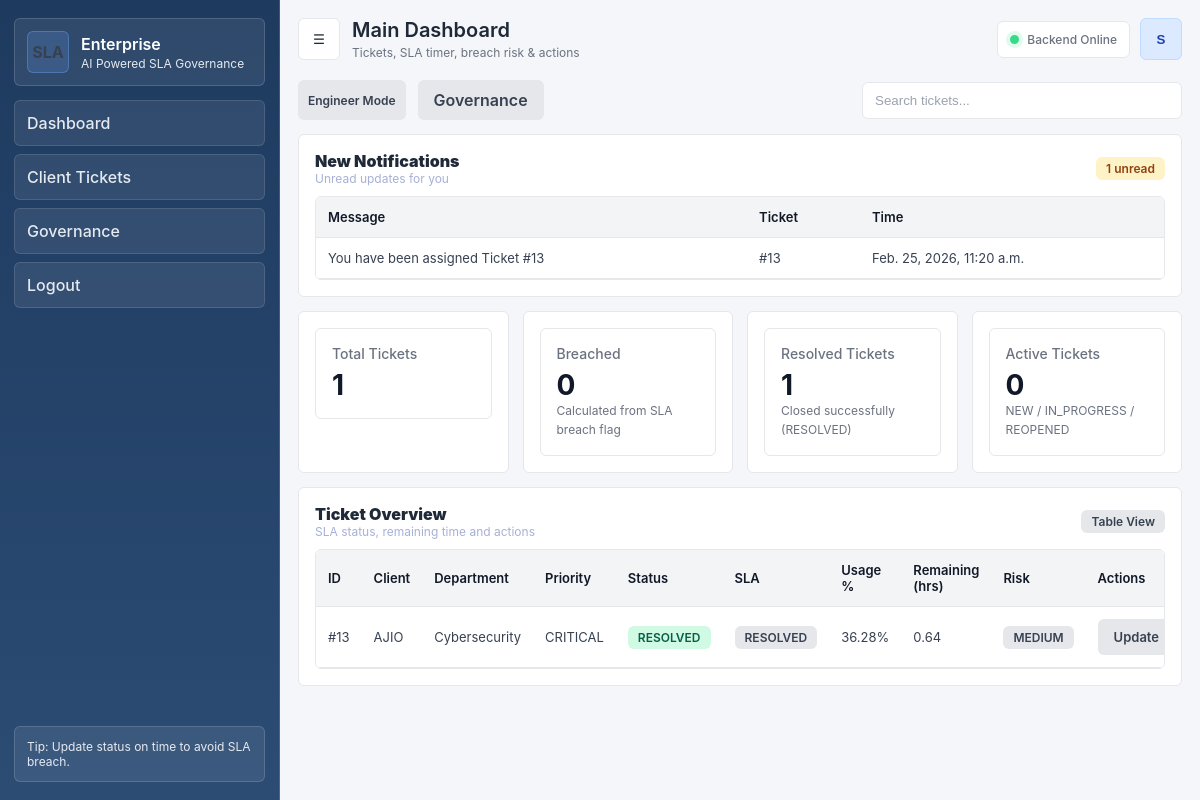
Page / (signed in) on the committed database.
### core/models.py (models this page shows, shortened)
class Notification(models.Model):
    user = models.ForeignKey(User, on_delete=models.CASCADE)
    ticket = models.ForeignKey(Ticket, on_delete=models.CASCADE, null=True, blank=True)
    message = models.TextField()
    is_read = models.BooleanField(default=False)
    created_at = models.DateTimeField(auto_now_add=True)

class Ticket(models.Model):
    STATUS_CHOICES = [
        ('NEW', 'New'),
        ('IN_PROGRESS', 'In Progress'),
        ('RESOLVED', 'Resolved'),
        ('REOPENED', 'Reopened'),
        ('BREACHED', 'Breached'),
    ]
    PRIORITY_CHOICES = [
        ('CRITICAL', 'Critical'),
        ('HIGH', 'High'),
        ('MEDIUM', 'Medium'),
        ('LOW', 'Low'),
    ]
    CATEGORY_CHOICES = [
        ('NETWORK', 'Network Operations'),
        ('CLOUD', 'Cloud Infrastructure'),
        ('SERVER', 'Server Administration'),
        ('DATABASE', 'Database Administration'),
        ('DEVOPS', 'DevOps'),
        ('CYBER', 'Cybersecurity'),
        ('RISK', 'Risk & Compliance'),
        ('APP', 'Application Support'),
        ('AI', 'AI/ML Operations'),
        ('DATA', 'Data Engineering'),
        ('SRE', 'SRE'),
        ('INCIDENT', 'Incident Response'),
    ]
    is_deleted = models.BooleanField(default=False)
    deleted_at = models.DateTimeField(null=True, blank=True)
    client = models.ForeignKey(Client, on_delete=models.CASCADE)
    assigned_to = models.ForeignKey(User, on_delete=models.SET_NULL, null=True, blank=True)
    department = models.ForeignKey(Department, null=True, blank=True, on_delete=models.SET_NULL)
    priority = models.CharField(max_length=20, choices=PRIORITY_CHOICES)
    category = models.CharField(max_length=50, choices=CATEGORY_CHOICES)
    description = models.TextField()
    status = models.CharField(max_length=20, choices=STATUS_CHOICES, default='NEW')
    created_at = models.DateTimeField(auto_now_add=True)
    resolved_at = models.DateTimeField(null=True, blank=True)
    current_escalation_level = models.IntegerField(default=0)
    escalation_count = models.IntegerField(default=0)
    breached = models.BooleanField(default=False)
    breach_time = models.DateTimeField(null=True, blank=True)
    risk_score = models.FloatField(null=True, blank=True)
    risk_level = models.CharField(max_length=20, null=True, blank=True)
    sla_deadline = models.DateTimeField(null=True, blank=True)
    sla_paused = models.BooleanField(default=False)
    pause_started_at = models.DateTimeField(null=True, blank=True)
    total_pause_duration = models.FloatField(default=0)
    objects = ActiveTicketManager()
    all_objects = models.Manager()
    def save(self, *args, **kwargs):
        if self.status == "RESOLVED" and not self.resolved_at:
            self.resolved_at = timezone.now()
        super().save(*args, **kwargs)

class Client(models.Model):
    user = models.OneToOneField(User, on_delete=models.CASCADE, null=True, blank=True)
    name = models.CharField(max_length=100)
    email = models.EmailField(unique=True)

class Department(models.Model):
    name = models.CharField(max_length=100, unique=True)

### core/views.py (the view)
# urls.py: path('', dashboard, name='dashboard'),
@login_required
def dashboard(request):
    user = request.user
    if is_engineer(user):
        base_qs = Ticket.objects.filter(assigned_to=user)
    elif is_client(user):
        base_qs = Ticket.objects.filter(client=user.client)
    else:
        base_qs = Ticket.objects.all()
    total_tickets = base_qs.count()
    breached_count = base_qs.filter(breached=True).count()
    resolved_count = base_qs.filter(status="RESOLVED").count()
    active_count = base_qs.filter(status__in=["NEW", "IN_PROGRESS", "REOPENED"]).count()
    dashboard_data = []
    for ticket in base_qs:
        metrics = calculate_time_metrics(ticket)
        sla_status = calculate_sla_status(ticket)
        dashboard_data.append({
            "ticket": ticket,
            "sla_status": sla_status,
            "remaining_hours": metrics["remaining_hours"] if metrics else None,
            "usage_percent": metrics["usage_percent"] if metrics else None,
        })
    notifications = Notification.objects.filter(
        user=user,
        is_read=False
    ).order_by("-created_at")
    return render(request, "dashboard.html", {
        "tickets": dashboard_data,
        "notifications": notifications,
        "is_engineer": is_engineer(user),
        "is_client": is_client(user),
        "total_tickets": total_tickets,
        "breached_count": breached_count,
        "resolved_count": resolved_count,
        "active_count": active_count,
    })

### core/models.py (called while the page is built)
    def get_queryset(self):
        return super().get_queryset().filter(is_deleted=False)

### core/risk_engine.py (called while the page is built)
def calculate_risk(ticket, usage_percent):
    priority_weight = PRIORITY_WEIGHTS.get(ticket.priority, 1)
    risk_score = (
        (usage_percent * 0.6)
        + (priority_weight * 10)
        + (ticket.escalation_count * 5)
    )
    risk_score = min(risk_score, 100)
    if risk_score <= 40:
        risk_level = "LOW"
    elif risk_score <= 70:
        risk_level = "MEDIUM"
    else:
        risk_level = "HIGH"
    ticket.risk_score = round(risk_score, 2)
    ticket.risk_level = risk_level
    ticket.save()
    return risk_score, risk_level

### core/views.py (called while the page is built)
def is_engineer(user):
    return user.groups.filter(name='ENGINEERS').exists()

def is_client(user):
    return hasattr(user, 'client')

### core/templates/dashboard.html (shortened to what this page needs)
{% extends "base.html" %}
{% block page_title %}Main Dashboard{% endblock %}
{% block page_subtitle %}Tickets, SLA timer, breach risk & actions{% endblock %}
{% block content %}
<div class="home-page">
<div class="flex-between">
  <div class="flex">
    {% if is_engineer %}
      <span class="badge neutral">Engineer Mode</span>
    {% endif %}
    <a class="btn secondary" href="{% url 'governance_dashboard' %}"> Governance</a>
  </div>
  <input class="input" style="max-width:320px;" placeholder="Search tickets..." data-table-search="#dashTable">
</div>
<div style="height:14px;"></div>
{% if notifications and is_engineer %}
  <div class="card">
    <div class="flex-between">
      <div>
        <div style="font-weight:900;"> New Notifications</div>
        <div style="color:var(--muted); font-size:12px;">Unread updates for you</div>
      </div>
      <span class="badge warn">{{ notifications|length }} unread</span>
    </div>
    <div style="height:10px;"></div>
    <div class="table-wrap">
      <table class="table">
        <thead>
          <tr>
            <th>Message</th>
            <th>Ticket</th>
            <th>Time</th>
          </tr>
        </thead>
        <tbody>
          {% for n in notifications %}
          <tr>
            <td>{{ n.message }}</td>
            <td>{% if n.ticket %}#{{ n.ticket.id }}{% else %}-{% endif %}</td>
            <td>{{ n.created_at }}</td>
          </tr>
          {% endfor %}
        </tbody>
      </table>
    </div>
  </div>
  <div style="height:14px;"></div>
{% endif %}
<div class="grid">
  <div class="card col-3">
    <div class="kpi">
      <div class="label">Total Tickets</div>
      <div class="value">{{ total_tickets }}</div>
    </div>
  </div>
  <div class="card col-3">
    <div class="kpi">
      <div class="label">Breached</div>
      <div class="value">{{ breached_count }}</div>
      <div class="small">Calculated from SLA breach flag</div>
    </div>
  </div>
  <div class="card col-3">
    <div class="kpi">
      <div class="label">Resolved Tickets</div>
      <div class="value">{{ resolved_count }}</div>
      <div class="small">Closed successfully (RESOLVED)</div>
    </div>
  </div>
  <div class="card col-3">
    <div class="kpi">
      <div class="label">Active Tickets</div>
      <div class="value">{{ active_count }}</div>
      <div class="small">NEW / IN_PROGRESS / REOPENED</div>
    </div>
  </div>
</div>
<div style="height:14px;"></div>
<div class="card">
  <div class="flex-between">
    <div>
      <div style="font-weight:900;"> Ticket Overview</div>
      <div style="color:var(--muted); font-size:12px;">SLA status, remaining time and actions</div>
    </div>
    <span class="badge neutral">Table View</span>
  </div>
  <div style="height:10px;"></div>
  <div class="table-wrap">
    <table class="table" id="dashTable">
      <thead>
        <tr>
          <th>ID</th>
          <th>Client</th>
          <th>Department</th>
          <th>Priority</th>
          <th>Status</th>
          <th>SLA</th>
          <th>Usage %</th>
          <th>Remaining (hrs)</th>
          <th>Risk</th>
          <th>Actions</th>
        </tr>
      </thead>
      <tbody>
        {% for row in tickets %}
        <tr>
          <td>#{{ row.ticket.id }}</td>
          <td>{{ row.ticket.client.name }}</td>
          <td>{% if row.ticket.department %}{{ row.ticket.department.name }}{% else %}-{% endif %}</td>
          <td>{{ row.ticket.priority }}</td>
          <td>
            {% if row.ticket.status == "RESOLVED" %}
              <span class="badge ok">RESOLVED</span>
            {% elif row.ticket.status == "BREACHED" %}
              <span class="badge bad">BREACHED</span>
            {% elif row.ticket.status == "IN_PROGRESS" %}
              <span class="badge warn">IN_PROGRESS</span>
            {% else %}
              <span class="badge neutral">{{ row.ticket.status }}</span>
            {% endif %}
          </td>
          <td>
            {% if row.sla_status == "ON_TRACK" %}
              <span class="badge ok">ON_TRACK</span>
            {% elif row.sla_status == "WARNING" %}
              <span class="badge warn">WARNING</span>
            {% elif row.sla_status == "CRITICAL_RISK" %}
              <span class="badge bad">CRITICAL</span>
            {% elif row.sla_status == "NO_SLA_DEFINED" %}
              <span class="badge neutral">NO SLA</span>
            {% else %}
              <span class="badge neutral">{{ row.sla_status }}</span>
            {% endif %}
          </td>
          <td>{% if row.usage_percent != None %}{{ row.usage_percent }}%{% else %}-{% endif %}</td>
          <td>{% if row.remaining_hours != None %}{{ row.remaining_hours }}{% else %}-{% endif %}</td>
          <td>{% if row.ticket.risk_level %}<span class="badge neutral">{{ row.ticket.risk_level }}</span>{% else %}-{% endif %}</td>
          <td>
            {% if is_engineer %}
              <a class="btn secondary" href="{% url 'update_ticket_status' row.ticket.id %}">Update</a>
            {% else %}
              <span class="small">No actions</span>
            {% endif %}
          </td>
        </tr>
        {% empty %}
        <tr><td colspan="10" class="small">No tickets found.</td></tr>
        {% endfor %}
      </tbody>
    </table>
  </div>
</div>
{% endblock %}

### core/templates/base.html (shortened to what this page needs)
{% load static %}
<!DOCTYPE html>
<html lang="en">
<head>
  <link rel="stylesheet" href="{% static 'core/css/styles.css' %}">
</head>
<body class="app-theme-light">
  <div class="app">
    <aside class="sidebar" id="sidebar">
      <div class="brand">
        <div class="brand-logo">SLA</div>
        <div>
          <div class="brand-title">Enterprise</div>
          <div class="brand-sub">AI Powered SLA Governance</div>
        </div>
      </div>
      <nav class="nav">
        <a class="nav-item" href="{% url 'dashboard' %}">
           Dashboard
        </a>
        {% if is_client %}
          <a class="nav-item" href="{% url 'create_ticket' %}"> Create Ticket</a>
          <a class="nav-item" href="{% url 'client_dashboard' %}"> My Tickets</a>
        {% else %}
          <a class="nav-item" href="{% url 'client_dashboard' %}"> Client Tickets</a>
        {% endif %}
        {% if not is_client %}
          <a class="nav-item" href="{% url 'governance_dashboard' %}"> Governance</a>
        {% endif %}
        <a class="nav-item" href="{% url 'logout' %}"> Logout</a>
      </nav>
      <div class="sidebar-footer">
        <div class="hint">
          {% if is_client %}
            Tip: Create tickets with correct category for fastest resolution.
          {% elif is_engineer %}
            Tip: Update status on time to avoid SLA breach.
          {% else %}
            Tip: Keep SLA under control with risk & escalation.
          {% endif %}
        </div>
      </div>
    </aside>
    <main class="main">
      <header class="topbar">
        <div class="top-left">
          <button class="icon-btn" id="toggleSidebar" type="button" aria-label="Toggle sidebar">☰</button>
          <div class="page-title">
            {% block page_title %}Dashboard{% endblock %}
            <div class="page-subtitle">{% block page_subtitle %}Monitor tickets, SLA health, risk & breaches{% endblock %}</div>
          </div>
        </div>
        <div class="top-right">
          <div class="chip"><span class="dot"></span><span>Backend Online</span></div>
          <button class="avatar avatar-btn" id="profileBtn" type="button"
                  aria-haspopup="true" aria-expanded="false"
                  title="{{ request.user.username }}">
            {{ request.user.username|slice:":1"|upper }}
          </button>
        </div>
      </header>
      <section class="content">
        {% block content %}{% endblock %}
      </section>
    </main>
  </div>
</body>
</html>

### rows in the picture
Notification: message "You have been assigned Ticket #13", ticket.id "13", created_at "Feb. 25, 2026, 11:20 a.m."
Ticket: ticket.id "13", ticket.client.name "AJIO", ticket.department.name "Cybersecurity", ticket.priority "CRITICAL", shows "RESOLVED", sla_status "RESOLVED", usage_percent "36.28", remaining_hours "0.64", ticket.risk_level "MEDIUM"

### other values in the picture
{{ request.user.username|slice:":1"|upper }} "S"
{{ notifications|length }} "1"
{{ total_tickets }} "1"
{{ breached_count }} "0"
{{ resolved_count }} "1"
{{ active_count }} "0"
